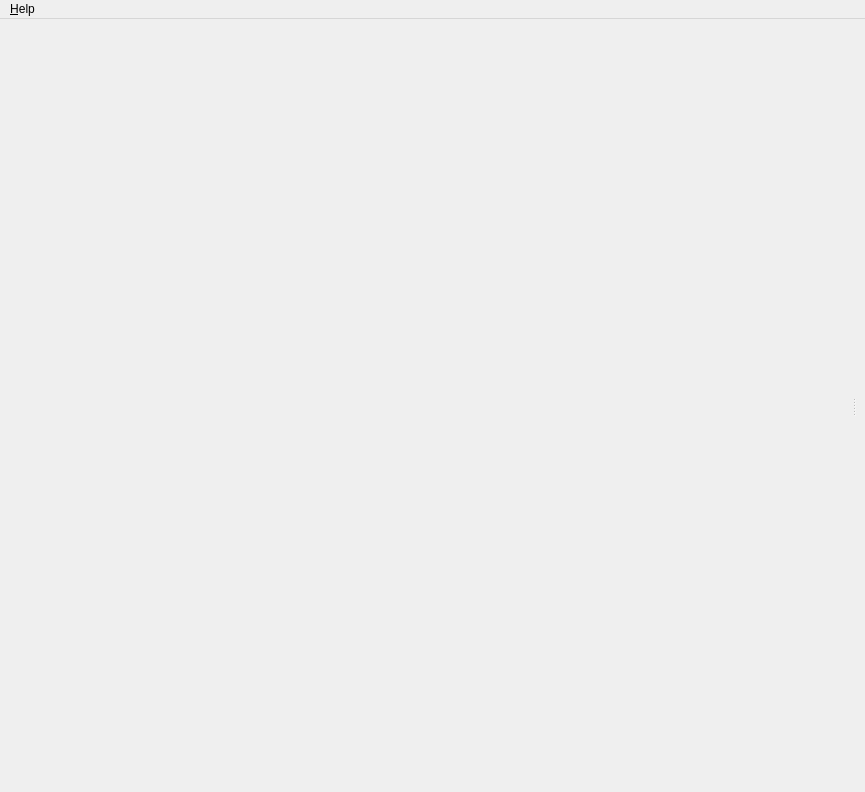
<?xml version="1.0" encoding="UTF-8"?>
<ui version="4.0">
 <class>MainWindow</class>
 <widget class="QMainWindow" name="MainWindow">
  <property name="geometry">
   <rect>
    <x>0</x>
    <y>0</y>
    <width>865</width>
    <height>792</height>
   </rect>
  </property>
  <property name="windowTitle">
   <string>MainWindow</string>
  </property>
  <widget class="QWidget" name="centralwidget">
   <layout class="QHBoxLayout" name="horizontalLayout">
    <item>
     <widget class="QSplitter" name="splitter">
      <property name="orientation">
       <enum>Qt::Horizontal</enum>
      </property>
      <property name="childrenCollapsible">
       <bool>false</bool>
      </property>
      <widget class="DeviceTreeView" name="device_tree">
      </widget>
      <widget class="QStackedWidget" name="stacked"/>
     </widget>
    </item>
   </layout>
  </widget>
  <widget class="QMenuBar" name="menubar">
   <property name="geometry">
    <rect>
     <x>0</x>
     <y>0</y>
     <width>865</width>
     <height>39</height>
    </rect>
   </property>
   <widget class="QMenu" name="menuAbout">
    <property name="title">
     <string>&amp;Help</string>
    </property>
    <addaction name="action_About"/>
   </widget>
   <addaction name="menuAbout"/>
  </widget>
  <action name="bus__select">
   <property name="text">
    <string>&amp;Select...</string>
   </property>
  </action>
  <action name="action_About">
   <property name="text">
    <string>&amp;About...</string>
   </property>
  </action>
 </widget>
 <customwidgets>
  <customwidget>
   <class>DeviceTreeView</class>
   <extends>QWidget</extends>
   <header>epyq.devicetreeview</header>
  </customwidget>
 </customwidgets>
 <resources/>
 <connections/>
</ui>
